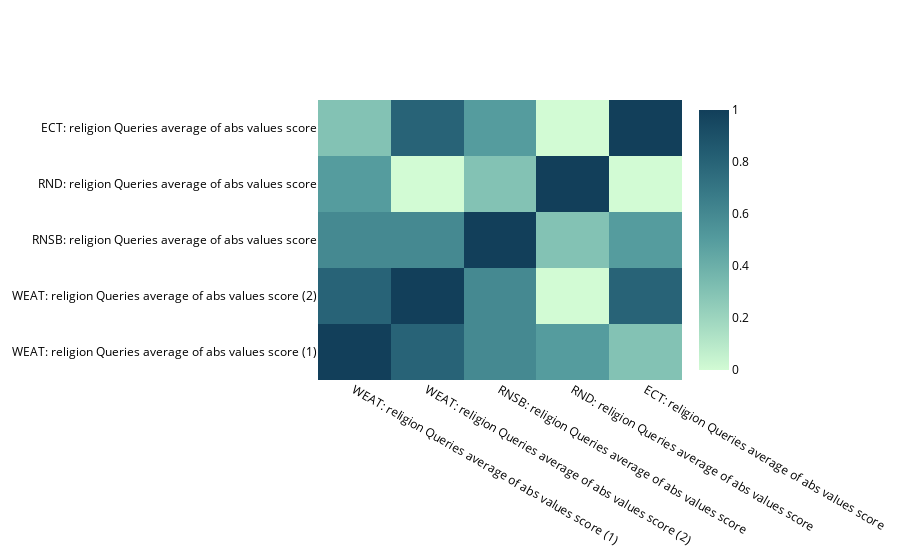

The notebook cell this image was saved under:
### Code cell
correlation_fig = plot_ranking_correlations(correlations)
correlation_fig.show()

### Figure 1 — Plotly figure (JSON) as saved in the notebook; plotly's stock layout.template omitted (floating-point values rounded to 4 significant figures)
{"data": [{"colorscale": [[0, "rgb(210, 251, 212)"], [0.1667, "rgb(165, 219, 194)"], [0.3333, "rgb(123, 188, 176)"], [0.5, "rgb(85, 156, 158)"], [0.6667, "rgb(58, 124, 137)"], [0.8333, "rgb(35, 93, 114)"], [1, "rgb(18, 63, 90)"]], "hoverongaps": false, "type": "heatmap", "x": ["WEAT: religion Queries average of abs values score (1)", "WEAT: religion Queries average of abs values score (2)", "RNSB: religion Queries average of abs values score", "RND: religion Queries average of abs values score", "ECT: religion Queries average of abs values score"], "y": ["WEAT: religion Queries average of abs values score (1)", "WEAT: religion Queries average of abs values score (2)", "RNSB: religion Queries average of abs values score", "RND: religion Queries average of abs values score", "ECT: religion Queries average of abs values score"], "z": [[1, 0.8, 0.6, 0.5, 0.3], [0.8, 1, 0.6, -0.1, 0.8], [0.6, 0.6, 1, 0.3, 0.5], [0.5, -0.1, 0.3, 1, -0.6], [0.3, 0.8, 0.5, -0.6, 1]], "zmax": 1, "zmin": 0}], "layout": {"font": {"color": "#000000"}, "title": {"text": ""}}}
